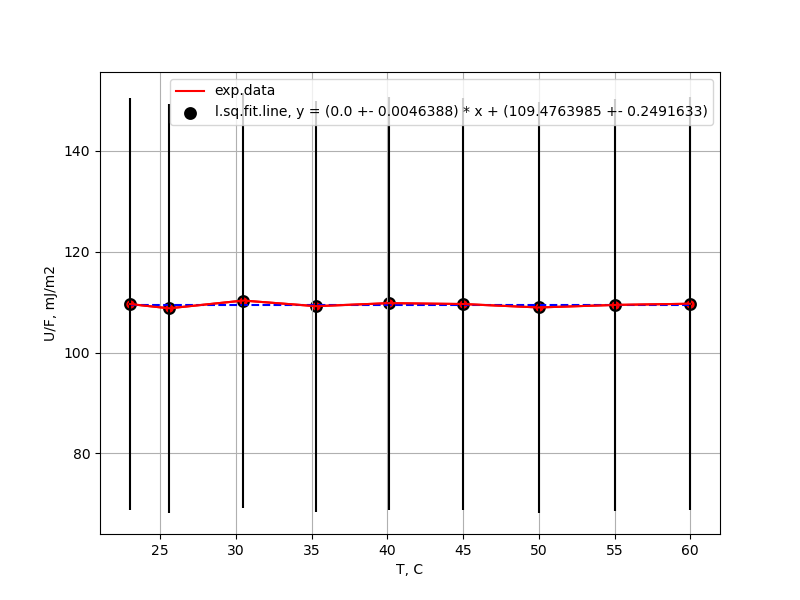

Reproduce this figure in Python.
import pandas as pd
import numpy as np

q=0
w=0
show = 0
save = 1

import matplotlib.pyplot as plt
#read data from ods
num = 0
name = "physlabwork_13week"
#"physlabwork_6week_"+str(num)
all_data = pd.read_excel(name+".ods")
x_data = all_data["T, C"].dropna().to_numpy()
x_name = "T, C"
x_error = all_data["T, C (error)"].dropna().to_numpy()
#all_data[""].dropna().to_numpy()
y_data = all_data["U/F, mJ/m2"].dropna().to_numpy()
y_name = "U/F, mJ/m2"
y_error = all_data["U/F, mJ/m2 (error)"].dropna().to_numpy()
#all_data[""].dropna().to_numpy()

#c_data = all_data["C"+str(q)].dropna().to_numpy()
#T = c_data[0]

#x_data_2 = all_data['delta P (Pa) (turbo)'].dropna().to_numpy()
#x_name_2 =""
#"x_delta_press_Pa_turbo"
#x_error_2 = all_data['error delta P (turbo)'].dropna().to_numpy()
#y_data_2 = all_data['Q (m3/s) (turbo)'].dropna().to_numpy()
#y_name_2 =""
#"y_flow_m3_div_s_turbo"
#y_error_2 = all_data['error Q (turbo)'].dropna().to_numpy()

#x_data = np.hstack([x_data_1, x_data_2])
#x_name = x_name_1
#x_name_1 +" "+ x_name_2
#x_error = np.hstack([x_error_1, x_error_2])
#y_data = np.hstack([y_data_1, y_data_2])
#y_name = y_name_1
#y_name_1 +" "+ y_name_2
#y_error = np.hstack([y_error_1, y_error_2])

#n=6
#x_data = x_data[:]
#x_error = x_error[:]
#y_data = y_data[:]
#y_error = y_error[:]

import matplotlib.pyplot as plt
plt.rcParams ['figure.figsize'] = [8, 6]

#figure
fig, axes = plt.subplots()

#plot
axes.plot(x_data, y_data, 'red')

from scipy.optimize import curve_fit

#errorbar
import random
calc_x_error = []
calc_y_error = []
for i in range(len(x_data)):
        for j in range(0):
                x=0
                y=0
                if (random.random()>0.5):
                        x = x_data[i] + random.random()*x_error[i]
                else:
                        x = x_data[i] - random.random()*x_error[i]
                if (random.random()>0.5):
                        y = y_data[i] + random.random()*y_error[i]
                else:
                        y = y_data[i] - random.random()*y_error[i]
                calc_x_error.append(float(x))
                calc_y_error.append(float(y))

calc_x_error = np.hstack([x_data, calc_x_error])
calc_y_error = np.hstack([y_data, calc_y_error])
axes.scatter(calc_x_error, calc_y_error, c='black', linewidths=-3.25)

#fit
def func(x, a, b):
	return a*x+b
popt, pcov = curve_fit(func, calc_x_error, calc_y_error)

#grid
plt.grid()

#fit plots
axes.plot(x_data, func(x_data, popt[0], popt[1]), 'b--')

import math
error_a = (float(pcov[0][0]))**(1/2)
error_b = (float(pcov[1][1]))**(1/2)

error_a = round (error_a, 7)
error_b = round (error_b, 7)
#additional
axes.set_xlabel(x_name)
axes.set_ylabel(y_name)
axes.set_title("")
#text="l.sq.fit.line, y = " + str(round (popt[0], 3))+ " * x " + str(round (popt[1], 7))
text='l.sq.fit.line, y = ('+str(round (popt[0], 7))+" +- "+str(error_a)+') * x + ('+str(round (popt[1], 7))+" +- "+str(error_b)+')'
axes.legend(['exp.data', text])

axes.errorbar(x_data, y_data, xerr=x_error, yerr=y_error, color='red',ecolor='black')

#scatter
axes.scatter(x_data, y_data, c='red', linewidths=0)

#show
if show:
	plt.show()

#save
if save:
	plt.savefig("physlabwork_13week.png")

#plt.figure()

#plt.plot(delta_pressure,delta_temp_at_temp_1, label=r'temp_of_thermostat = 18 C^o')
#plt.plot(delta_pressure,delta_temp_at_temp_2, label=r'temp_of_thermostat = 30 C^o')
#plt.plot(delta_pressure,delta_temp_at_temp_3, label=r'temp_of_thermostat = 50 C^o')

#plt.xlabel(r'delta_pressure, bar')
#plt.ylabel(r'delta_temp, C^o')

#plt.grid()
#plt.legend(loc='best')

#plt.show()
